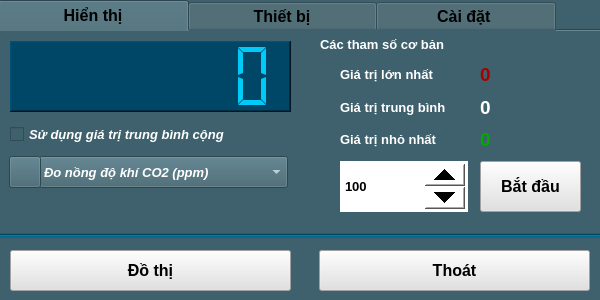
<?xml version="1.0" encoding="UTF-8"?>
<ui version="4.0">
 <class>Sensor_SEN0110</class>
 <widget class="QWidget" name="Sensor_SEN0110">
  <property name="windowModality">
   <enum>Qt::NonModal</enum>
  </property>
  <property name="enabled">
   <bool>true</bool>
  </property>
  <property name="geometry">
   <rect>
    <x>0</x>
    <y>0</y>
    <width>600</width>
    <height>300</height>
   </rect>
  </property>
  <property name="windowTitle">
   <string>Form</string>
  </property>
  <property name="windowIcon">
   <iconset resource="../image.qrc">
    <normaloff>:/image/COA0110_Icon.jpg</normaloff>:/image/COA0110_Icon.jpg</iconset>
  </property>
  <property name="styleSheet">
   <string notr="true">background-color: rgb(62, 97, 109);</string>
  </property>
  <widget class="QTabWidget" name="tabWidget">
   <property name="geometry">
    <rect>
     <x>-2</x>
     <y>0</y>
     <width>607</width>
     <height>238</height>
    </rect>
   </property>
   <property name="font">
    <font>
     <pointsize>12</pointsize>
     <bold>true</bold>
    </font>
   </property>
   <property name="styleSheet">
    <string notr="true">background-color: rgb(62, 97, 109);</string>
   </property>
   <property name="currentIndex">
    <number>0</number>
   </property>
   <property name="elideMode">
    <enum>Qt::ElideNone</enum>
   </property>
   <widget class="QWidget" name="tab_Infor_2">
    <attribute name="title">
     <string>            Hiển thị            </string>
    </attribute>
    <widget class="QWidget" name="verticalLayoutWidget_6">
     <property name="geometry">
      <rect>
       <x>340</x>
       <y>30</y>
       <width>128</width>
       <height>92</height>
      </rect>
     </property>
     <layout class="QVBoxLayout" name="verticalLayout_6">
      <item>
       <widget class="QLabel" name="label_8">
        <property name="font">
         <font>
          <pointsize>10</pointsize>
          <bold>true</bold>
         </font>
        </property>
        <property name="styleSheet">
         <string notr="true">color: rgb(255, 255, 255);</string>
        </property>
        <property name="text">
         <string>Giá trị lớn nhất</string>
        </property>
       </widget>
      </item>
      <item>
       <widget class="QLabel" name="label_9">
        <property name="font">
         <font>
          <pointsize>10</pointsize>
          <bold>true</bold>
         </font>
        </property>
        <property name="styleSheet">
         <string notr="true">color: rgb(255, 255, 255);</string>
        </property>
        <property name="text">
         <string>Giá trị trung bình</string>
        </property>
       </widget>
      </item>
      <item>
       <widget class="QLabel" name="label_10">
        <property name="font">
         <font>
          <pointsize>10</pointsize>
          <bold>true</bold>
         </font>
        </property>
        <property name="styleSheet">
         <string notr="true">color: rgb(255, 255, 255);</string>
        </property>
        <property name="text">
         <string>Giá trị nhỏ nhất</string>
        </property>
       </widget>
      </item>
     </layout>
    </widget>
    <widget class="QWidget" name="verticalLayoutWidget_7">
     <property name="geometry">
      <rect>
       <x>480</x>
       <y>30</y>
       <width>101</width>
       <height>92</height>
      </rect>
     </property>
     <layout class="QVBoxLayout" name="verticalLayout_7">
      <item>
       <widget class="QLabel" name="label_ValueMax">
        <property name="font">
         <font>
          <pointsize>14</pointsize>
          <bold>true</bold>
         </font>
        </property>
        <property name="styleSheet">
         <string notr="true">color: rgb(170, 0, 0);</string>
        </property>
        <property name="text">
         <string>0</string>
        </property>
       </widget>
      </item>
      <item>
       <widget class="QLabel" name="label_ValueAvg">
        <property name="font">
         <font>
          <pointsize>14</pointsize>
          <bold>true</bold>
         </font>
        </property>
        <property name="styleSheet">
         <string notr="true">color: rgb(255, 255, 255);</string>
        </property>
        <property name="text">
         <string>0</string>
        </property>
       </widget>
      </item>
      <item>
       <widget class="QLabel" name="label_ValueMin">
        <property name="font">
         <font>
          <pointsize>14</pointsize>
          <bold>true</bold>
         </font>
        </property>
        <property name="styleSheet">
         <string notr="true">color: rgb(0, 170, 0);</string>
        </property>
        <property name="text">
         <string>0</string>
        </property>
       </widget>
      </item>
     </layout>
    </widget>
    <widget class="QLCDNumber" name="lcdNumber_Value">
     <property name="geometry">
      <rect>
       <x>10</x>
       <y>10</y>
       <width>281</width>
       <height>71</height>
      </rect>
     </property>
     <property name="styleSheet">
      <string notr="true">background-color: rgb(0, 70, 102);
color: rgb(0, 203, 248);</string>
     </property>
     <property name="frameShape">
      <enum>QFrame::WinPanel</enum>
     </property>
     <property name="lineWidth">
      <number>1</number>
     </property>
     <property name="smallDecimalPoint">
      <bool>false</bool>
     </property>
     <property name="digitCount">
      <number>7</number>
     </property>
     <property name="segmentStyle">
      <enum>QLCDNumber::Flat</enum>
     </property>
     <property name="value" stdset="0">
      <double>0.000000000000000</double>
     </property>
     <property name="intValue" stdset="0">
      <number>0</number>
     </property>
    </widget>
    <widget class="QSpinBox" name="spinBox_setSample">
     <property name="geometry">
      <rect>
       <x>340</x>
       <y>130</y>
       <width>128</width>
       <height>51</height>
      </rect>
     </property>
     <property name="font">
      <font>
       <pointsize>10</pointsize>
       <bold>true</bold>
      </font>
     </property>
     <property name="styleSheet">
      <string notr="true">QSpinBox
{
background-color: rgb(255, 255, 255);
color: rgb(0, 0, 0);
}
QSpinBox::up-button
{
    min-width:40px;
    min-height: 20px;
}
QSpinBox::down-button
{
    min-width: 40px;
    min-height: 20px;
}
</string>
     </property>
     <property name="minimum">
      <number>1</number>
     </property>
     <property name="maximum">
      <number>9999999</number>
     </property>
     <property name="value">
      <number>100</number>
     </property>
    </widget>
    <widget class="QPushButton" name="pushButton_getSamples">
     <property name="geometry">
      <rect>
       <x>480</x>
       <y>130</y>
       <width>101</width>
       <height>51</height>
      </rect>
     </property>
     <property name="font">
      <font>
       <pointsize>12</pointsize>
       <bold>true</bold>
      </font>
     </property>
     <property name="styleSheet">
      <string notr="true">background-color: rgb(225, 225, 225);</string>
     </property>
     <property name="text">
      <string>Bắt đầu</string>
     </property>
    </widget>
    <widget class="QLabel" name="label_sampleInfo">
     <property name="geometry">
      <rect>
       <x>320</x>
       <y>0</y>
       <width>261</width>
       <height>26</height>
      </rect>
     </property>
     <property name="font">
      <font>
       <pointsize>10</pointsize>
       <bold>true</bold>
      </font>
     </property>
     <property name="styleSheet">
      <string notr="true">color: rgb(255, 255, 255);</string>
     </property>
     <property name="text">
      <string>Các tham số cơ bản</string>
     </property>
    </widget>
    <widget class="QCheckBox" name="checkBox_setMathAvg">
     <property name="geometry">
      <rect>
       <x>10</x>
       <y>90</y>
       <width>281</width>
       <height>27</height>
      </rect>
     </property>
     <property name="font">
      <font>
       <pointsize>10</pointsize>
       <italic>true</italic>
       <bold>true</bold>
      </font>
     </property>
     <property name="styleSheet">
      <string notr="true">color: rgb(255, 255, 255);</string>
     </property>
     <property name="text">
      <string>Sử dụng giá trị trung bình cộng</string>
     </property>
    </widget>
    <widget class="QFrame" name="frame">
     <property name="geometry">
      <rect>
       <x>-1</x>
       <y>115</y>
       <width>301</width>
       <height>71</height>
      </rect>
     </property>
     <property name="styleSheet">
      <string notr="true">background-color: rgb(62, 97, 109);</string>
     </property>
     <property name="frameShape">
      <enum>QFrame::NoFrame</enum>
     </property>
     <property name="frameShadow">
      <enum>QFrame::Raised</enum>
     </property>
     <widget class="QComboBox" name="comboBox_Unit">
      <property name="geometry">
       <rect>
        <x>40</x>
        <y>10</y>
        <width>249</width>
        <height>32</height>
       </rect>
      </property>
      <property name="font">
       <font>
        <pointsize>10</pointsize>
        <italic>true</italic>
        <bold>true</bold>
       </font>
      </property>
      <property name="styleSheet">
       <string notr="true">color: rgb(255, 255, 255);</string>
      </property>
      <item>
       <property name="text">
        <string>Đo nồng độ khí CO2 (ppm)</string>
       </property>
      </item>
      <item>
       <property name="text">
        <string>Đo nồng độ khí CO2 (mg/l)</string>
       </property>
      </item>
     </widget>
     <widget class="QPushButton" name="pushButton">
      <property name="geometry">
       <rect>
        <x>10</x>
        <y>10</y>
        <width>32</width>
        <height>32</height>
       </rect>
      </property>
      <property name="styleSheet">
       <string notr="true"/>
      </property>
      <property name="text">
       <string/>
      </property>
      <property name="icon">
       <iconset resource="../image.qrc">
        <normaloff>:/image/COA0110_Icon.jpg</normaloff>:/image/COA0110_Icon.jpg</iconset>
      </property>
      <property name="iconSize">
       <size>
        <width>32</width>
        <height>32</height>
       </size>
      </property>
     </widget>
    </widget>
   </widget>
   <widget class="QWidget" name="tab_4">
    <attribute name="title">
     <string>            Thiết bị            </string>
    </attribute>
    <widget class="QWidget" name="verticalLayoutWidget_8">
     <property name="geometry">
      <rect>
       <x>150</x>
       <y>10</y>
       <width>291</width>
       <height>101</height>
      </rect>
     </property>
     <layout class="QVBoxLayout" name="verticalLayout_8">
      <item>
       <widget class="QLabel" name="label_Name">
        <property name="font">
         <font>
          <pointsize>10</pointsize>
         </font>
        </property>
        <property name="styleSheet">
         <string notr="true">color: rgb(255, 255, 255);</string>
        </property>
        <property name="text">
         <string/>
        </property>
       </widget>
      </item>
      <item>
       <widget class="QLabel" name="label_Address">
        <property name="font">
         <font>
          <pointsize>10</pointsize>
         </font>
        </property>
        <property name="styleSheet">
         <string notr="true">color: rgb(255, 255, 255);</string>
        </property>
        <property name="text">
         <string/>
        </property>
       </widget>
      </item>
      <item>
       <widget class="QLabel" name="label_SerialNumber">
        <property name="font">
         <font>
          <pointsize>10</pointsize>
         </font>
        </property>
        <property name="styleSheet">
         <string notr="true">color: rgb(255, 255, 255);</string>
        </property>
        <property name="text">
         <string/>
        </property>
       </widget>
      </item>
     </layout>
    </widget>
    <widget class="QWidget" name="verticalLayoutWidget_9">
     <property name="geometry">
      <rect>
       <x>10</x>
       <y>10</y>
       <width>111</width>
       <height>131</height>
      </rect>
     </property>
     <layout class="QVBoxLayout" name="verticalLayout_9">
      <item>
       <widget class="QLabel" name="label_13">
        <property name="font">
         <font>
          <pointsize>10</pointsize>
          <bold>true</bold>
         </font>
        </property>
        <property name="styleSheet">
         <string notr="true">color: rgb(255, 255, 255);</string>
        </property>
        <property name="text">
         <string>Tên thiết bị:</string>
        </property>
       </widget>
      </item>
      <item>
       <widget class="QLabel" name="label_14">
        <property name="font">
         <font>
          <pointsize>10</pointsize>
          <bold>true</bold>
         </font>
        </property>
        <property name="styleSheet">
         <string notr="true">color: rgb(255, 255, 255);</string>
        </property>
        <property name="text">
         <string>Địa chỉ:</string>
        </property>
       </widget>
      </item>
      <item>
       <widget class="QLabel" name="label_18">
        <property name="font">
         <font>
          <pointsize>10</pointsize>
          <bold>true</bold>
         </font>
        </property>
        <property name="styleSheet">
         <string notr="true">color: rgb(255, 255, 255);</string>
        </property>
        <property name="text">
         <string>Mã sê-ri:</string>
        </property>
       </widget>
      </item>
      <item>
       <widget class="QLabel" name="label_19">
        <property name="font">
         <font>
          <pointsize>10</pointsize>
          <bold>true</bold>
         </font>
        </property>
        <property name="styleSheet">
         <string notr="true">color: rgb(255, 255, 255);</string>
        </property>
        <property name="text">
         <string>Mô tả:</string>
        </property>
       </widget>
      </item>
     </layout>
    </widget>
    <widget class="QWidget" name="verticalLayoutWidget_10">
     <property name="geometry">
      <rect>
       <x>150</x>
       <y>110</y>
       <width>291</width>
       <height>61</height>
      </rect>
     </property>
     <layout class="QVBoxLayout" name="verticalLayout_10">
      <item>
       <widget class="QLabel" name="label_Description">
        <property name="font">
         <font>
          <pointsize>10</pointsize>
         </font>
        </property>
        <property name="styleSheet">
         <string notr="true">color: rgb(255, 255, 255);</string>
        </property>
        <property name="text">
         <string/>
        </property>
        <property name="alignment">
         <set>Qt::AlignLeading|Qt::AlignLeft|Qt::AlignTop</set>
        </property>
       </widget>
      </item>
     </layout>
    </widget>
   </widget>
   <widget class="QWidget" name="tab_6">
    <attribute name="title">
     <string>           Cài đặt            </string>
    </attribute>
    <widget class="QLabel" name="label_23">
     <property name="geometry">
      <rect>
       <x>277</x>
       <y>40</y>
       <width>41</width>
       <height>22</height>
      </rect>
     </property>
     <property name="font">
      <font>
       <pointsize>10</pointsize>
       <bold>true</bold>
      </font>
     </property>
     <property name="styleSheet">
      <string notr="true">color: rgb(255, 255, 255);</string>
     </property>
     <property name="text">
      <string>(ms)</string>
     </property>
    </widget>
    <widget class="QLabel" name="label_24">
     <property name="geometry">
      <rect>
       <x>20</x>
       <y>40</y>
       <width>141</width>
       <height>22</height>
      </rect>
     </property>
     <property name="font">
      <font>
       <pointsize>10</pointsize>
       <bold>true</bold>
      </font>
     </property>
     <property name="styleSheet">
      <string notr="true">color: rgb(255, 255, 255);</string>
     </property>
     <property name="text">
      <string>Thời gian lấy mẫu :</string>
     </property>
    </widget>
    <widget class="QPushButton" name="pushButton_SetSampleTime">
     <property name="geometry">
      <rect>
       <x>320</x>
       <y>20</y>
       <width>161</width>
       <height>61</height>
      </rect>
     </property>
     <property name="font">
      <font>
       <pointsize>12</pointsize>
       <bold>true</bold>
      </font>
     </property>
     <property name="styleSheet">
      <string notr="true">background-color: rgb(225, 225, 225);</string>
     </property>
     <property name="text">
      <string>Cài đặt</string>
     </property>
    </widget>
    <widget class="QSpinBox" name="spinBox_SampleTime">
     <property name="geometry">
      <rect>
       <x>160</x>
       <y>10</y>
       <width>111</width>
       <height>81</height>
      </rect>
     </property>
     <property name="font">
      <font>
       <pointsize>10</pointsize>
       <bold>true</bold>
      </font>
     </property>
     <property name="styleSheet">
      <string notr="true">QSpinBox
{
background-color: rgb(255, 255, 255);
color: rgb(0, 0, 0);
}
QSpinBox::up-button
{
    min-width:40px;
    min-height: 20px;
}
QSpinBox::down-button
{
    min-width: 40px;
    min-height: 20px;
}
</string>
     </property>
     <property name="minimum">
      <number>10</number>
     </property>
     <property name="maximum">
      <number>9999999</number>
     </property>
     <property name="value">
      <number>100</number>
     </property>
    </widget>
    <widget class="Line" name="line_2">
     <property name="geometry">
      <rect>
       <x>20</x>
       <y>100</y>
       <width>541</width>
       <height>16</height>
      </rect>
     </property>
     <property name="orientation">
      <enum>Qt::Horizontal</enum>
     </property>
    </widget>
    <widget class="QPushButton" name="pushButton_Calib">
     <property name="geometry">
      <rect>
       <x>320</x>
       <y>120</y>
       <width>161</width>
       <height>61</height>
      </rect>
     </property>
     <property name="font">
      <font>
       <pointsize>12</pointsize>
       <bold>true</bold>
      </font>
     </property>
     <property name="styleSheet">
      <string notr="true">background-color: rgb(225, 225, 225);</string>
     </property>
     <property name="text">
      <string>Hiệu chuẩn</string>
     </property>
    </widget>
    <widget class="QLabel" name="label_25">
     <property name="geometry">
      <rect>
       <x>20</x>
       <y>139</y>
       <width>231</width>
       <height>22</height>
      </rect>
     </property>
     <property name="font">
      <font>
       <pointsize>10</pointsize>
       <bold>true</bold>
      </font>
     </property>
     <property name="styleSheet">
      <string notr="true">color: rgb(255, 255, 255);</string>
     </property>
     <property name="text">
      <string>Hiệu chuẩn thiết bị :</string>
     </property>
    </widget>
    <widget class="QLabel" name="label_calibInfo">
     <property name="geometry">
      <rect>
       <x>40</x>
       <y>160</y>
       <width>271</width>
       <height>22</height>
      </rect>
     </property>
     <property name="font">
      <font>
       <pointsize>10</pointsize>
       <italic>true</italic>
       <bold>true</bold>
      </font>
     </property>
     <property name="styleSheet">
      <string notr="true">color: rgb(255, 255, 127);</string>
     </property>
     <property name="text">
      <string>(chưa hiệu chuẩn)</string>
     </property>
    </widget>
   </widget>
  </widget>
  <widget class="Line" name="line">
   <property name="geometry">
    <rect>
     <x>-2</x>
     <y>233</y>
     <width>605</width>
     <height>5</height>
    </rect>
   </property>
   <property name="styleSheet">
    <string notr="true">background-color: rgb(0, 108, 147);</string>
   </property>
   <property name="frameShadow">
    <enum>QFrame::Sunken</enum>
   </property>
   <property name="orientation">
    <enum>Qt::Horizontal</enum>
   </property>
  </widget>
  <widget class="QPushButton" name="pushButton_Exit">
   <property name="geometry">
    <rect>
     <x>319</x>
     <y>250</y>
     <width>271</width>
     <height>41</height>
    </rect>
   </property>
   <property name="font">
    <font>
     <pointsize>12</pointsize>
     <bold>true</bold>
    </font>
   </property>
   <property name="styleSheet">
    <string notr="true">background-color: rgb(225, 225, 225);</string>
   </property>
   <property name="text">
    <string>Thoát</string>
   </property>
  </widget>
  <widget class="QPushButton" name="pushButton_ChartZoom">
   <property name="geometry">
    <rect>
     <x>10</x>
     <y>250</y>
     <width>281</width>
     <height>41</height>
    </rect>
   </property>
   <property name="font">
    <font>
     <pointsize>12</pointsize>
     <bold>true</bold>
    </font>
   </property>
   <property name="styleSheet">
    <string notr="true">background-color: rgb(225, 225, 225);</string>
   </property>
   <property name="text">
    <string>Đồ thị</string>
   </property>
  </widget>
 </widget>
 <resources>
  <include location="../image.qrc"/>
 </resources>
 <connections/>
</ui>
